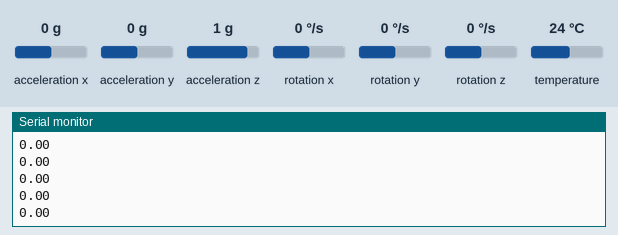
Bench run of a sketch on a simulated Arduino Uno, built with avr-gcc and run on an emulated ATmega328P. On the bench: the last lines printed to the serial monitor. Inputs (shaded band) come from the test bench; at power-on: acceleration x 0 g, acceleration z 1 g, acceleration y 0 g, rotation x 0 °/s, rotation y 0 °/s, rotation z 0 °/s, temperature 24 °C.

Above: at 1.2 s.
1.3 s: acceleration x set to -1.4 g
At 1.8 s:
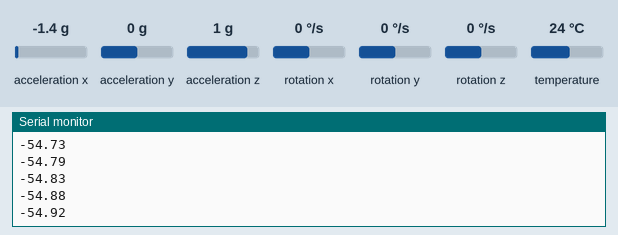
2.8 s: acceleration z set to -1.4 g
At 3.8 s:
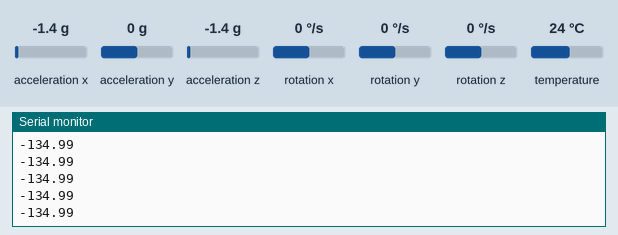
4.3 s: acceleration x set to -0.8 g
At 5.1 s:
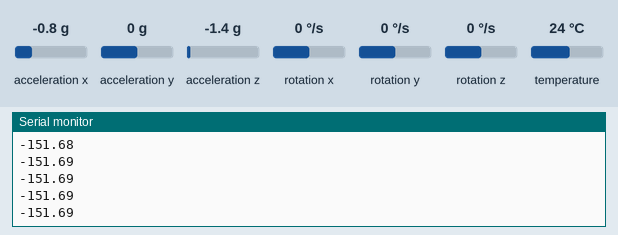
Timing chart, 0 to 7.3 s (numbered marks = the images above; inputs shaded):
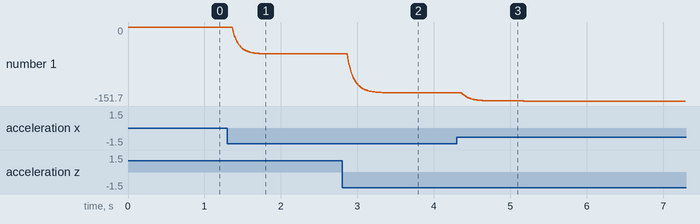

The sketch:

PID-test.ino
```cpp
#include <Wire.h>
#include <Adafruit_MPU6050.h>
#include <Adafruit_Sensor.h>
#include "math.h"

Adafruit_MPU6050 mpu;

int accX, accZ;
double accAngle;
int gyroY, gyroRate;
double gyroAngle=0;
unsigned long currTime, prevTime=0, loopTime;
double currentAngle = 0;
double prevAngle = 0;
double tau = 0.1;
double dt = 0.01;
double alpha = tau / (tau + dt);

void setup() {
  Serial.begin(9600);
  mpu.begin();

  // set accelerometer range to +-8G
  mpu.setAccelerometerRange(MPU6050_RANGE_8_G);

  // set gyro range to +- 500 deg/s
  mpu.setGyroRange(MPU6050_RANGE_500_DEG);

  // set filter bandwidth to 21 Hz
  mpu.setFilterBandwidth(MPU6050_BAND_21_HZ);
}

void loop() {

  sensors_event_t a, g, temp;
  mpu.getEvent(&a, &g, &temp);

  currTime = millis();
  loopTime = (currTime - prevTime) / 1000;
  prevTime = currTime;

  accZ = a.acceleration.z;
  accX = a.acceleration.x;

  accAngle = atan2(accX, accZ)*RAD_TO_DEG;
//  Serial.println("Acc ", accAngle);

  gyroY = g.gyro.y;
  gyroRate = map(gyroY, -32768, 32767, -250, 250);
  gyroAngle = gyroAngle + (float)gyroRate*loopTime;

  // complementary filter (high and low pass filter)
  currentAngle = alpha*(prevAngle + gyroAngle) + (1 - alpha)*accAngle;

  prevAngle = currentAngle;
  Serial.println(currentAngle);
}
```

Measured:
- after the input at 1.3 s, the serial monitor: prints a new line after 0.07 s (image 1)
- after the input at 2.8 s, the serial monitor: prints a new line after 0.07 s (image 2)
- plotted number 1: 0 → -55.3 after the input at 1.3 s, -55.3 → -135 after the input at 2.8 s
